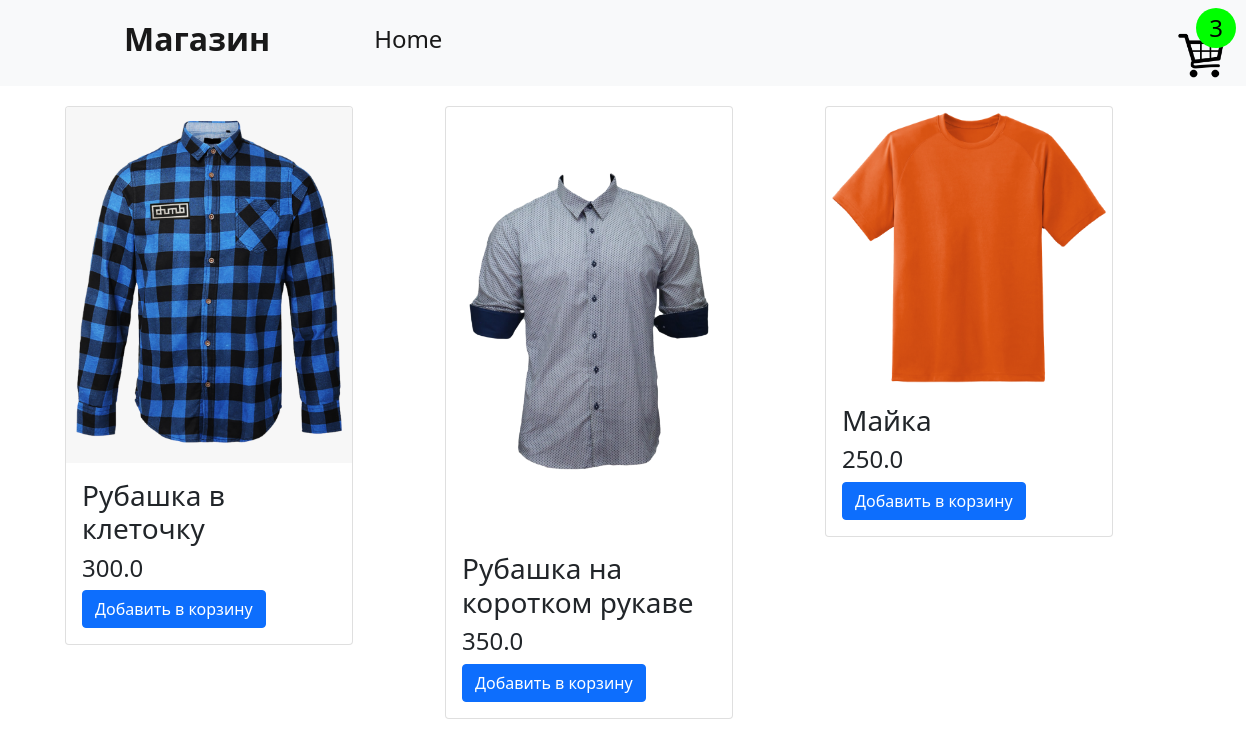
The app's page / (signed in) with its own data.
### shop/models.py (models this page shows, shortened)
class Cart(models.Model):
    owner = models.ForeignKey(User, on_delete=models.CASCADE)
    cart_id = models.UUIDField(default=uuid.uuid4, primary_key=True, unique=True, editable=False)
    completed = models.BooleanField(default=False)
    session_id = models.CharField(max_length=100)
    @property
    def cartquantity(self):
        cartitems = self.cartitems_set.all()
        total=sum([item.quantity for item in cartitems])
        return total
    class Meta:
        verbose_name = verbose_name_plural = "Корзина"

class Cartitems(models.Model):
    cart = models.ForeignKey(Cart, on_delete=models.CASCADE)
    quantity = models.IntegerField(default=0)
    product = models.ForeignKey(Product, on_delete=models.CASCADE)
    class Meta:
        verbose_name = "Товар корзины"
        verbose_name_plural = "Товары корзины"

class Product(models.Model):
    name = models.CharField(max_length=100, verbose_name="Товар")
    price = models.FloatField(verbose_name="Цена")
    image = models.ImageField(upload_to='image', verbose_name="Изображение")
    product_id = models.UUIDField(default=uuid.uuid4, primary_key=True, unique=True, editable=False)
    class Meta:
        verbose_name = "Товар"
        verbose_name_plural = "Товары"

### shop/views.py (the view)
# urls.py: path('', views.store, name='store'),
def store(request):
    if request.user.is_authenticated:
        customer = request.user
        cart, created = Cart.objects.get_or_create(owner=customer, completed=False)
        cartitems = cart.cartitems_set.all()
    else:
        cart = []
        cartitems = []
        cart = {'cartquantity': 0}
    products = Product.objects.all()
    context = {'products': products, 'cart': cart, "cartitems": cartitems}
    return render(request, 'shop/store.html', context)

### shop/templates/shop/store.html
{% extends 'shop/base.html' %}
{% block content %}
<div class = 'container'>
    <div class = 'row'>
        {% for product in products %}
        <div class = 'col-md-4 col-lg-4'>
          <div class="card" style="width: 18rem;">
              <img src=" {{product.image.url }}" class="card-img-top" alt="...">
              <div class="card-body">
                <h3 class="card-title">{{product.name}}</h3>
                <h4 class="card-text">{{product.price}}</h4>
                <a  class="btn btn-primary addtocart" data-action="add" data-product="{{ product.product_id }}">Добавить в корзину</a>
              </div>
            </div>
        </div>
        {% endfor %}
    </div>
</div>
{% endblock %}

### shop/templates/shop/base.html (shortened to what this page needs)
<!DOCTYPE html>
<html lang="en">
    {% load static %}
<head>
    <link href="https://cdn.jsdelivr.net/npm/bootstrap@5.0.0-beta3/dist/css/bootstrap.min.css"
          rel="stylesheet">
    <link rel="stylesheet" href="https://cdn.jsdelivr.net/npm/uikit@3.6.22/dist/css/uikit.min.css" />
    <link rel ='stylesheet' href = "">
    <link rel ='stylesheet' href = "{% static 'css/cart.css' %}">
    <link rel ='stylesheet' href = "{% static 'css/style.css' %}">
</head>
<body>
    <nav class="navbar navbar-expand-lg navbar-light bg-light">
        <div class="container-fluid">
          <a class="navbar-brand" href=" {% url 'store' %} "><h2><strong>Магазин</strong></h2></a>
          <div class="collapse navbar-collapse" id="navbarSupportedContent">
            <ul class="navbar-nav me-auto mb-2 mb-lg-0">
              <li class="nav-item">
                <a class="nav-link active" aria-current="page" href=""><h4>Home</h4></a>
              </li>
              <li class="nav-item">
                <a class="nav-link active" aria-current="page" href=""><h4></h4></a>
              </li>
            </ul>
              <a href = "{% url 'cart' %}">
                <div class ='cart_container'>
                <img src = "{% static 'image/cart1.png' %}" alt="">
                <div class = 'cart-item-count' id = 'cart'><h4>{{cart.cartquantity}}</h4></div>
            </div>
          </a>
          </div>
        </div>
      </nav>
      {% block content %}
      {% endblock %}
</body>
</html>

### shop/static/css/cart.css (style rules this page uses)
* { padding: 0px; margin: 0px; box-sizing: border-box; }
.navbar-nav { width: 800px !important; justify-content: space-between !important; }
.me-auto { margin-left: 5rem !important; }
.navbar-brand { margin-left: 7rem; }
.container-fluid { display: flex !important; justify-content: space-evenly; }
.container { margin: auto; margin-top: 20px; }
.col-md-, .col-lg-4 { margin-bottom: 20px; }
.cart_container { width: 70px; height: 70px; border-radius: 5px; display: flex; flex-direction: column; align-items: center; justify-content: end; position: relative; }
.cart_container img { width: 65%; height: 65%; }
.cart-item-count { width: 40px; height: 40px; border-radius: 50%; background-color: lime; position: absolute; top: 0px; right: 0px; display: flex; align-items: center; justify-content: center; color: black }
.cart-item-count h4 { margin: 0px !important; }

### records on screen
Cart: cartquantity "3"
Product: image (picture), name "Рубашка в клеточку", price "300.0"
Product: image (picture), name "Рубашка на коротком рукаве", price "350.0"
Product: image (picture), name "Майка", price "250.0"
